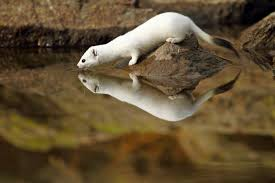
//> input picture Traitement/index.jpeg, 275 x 183 px
$ ./opencvHistograme   (built with g++ and OpenCV 4)
//> lines starting //> are read from the running program, lines starting //| are printed output that depends on the picture
/*
#include <cv.h>
#include <highgui.h> //affichage

cv::Mat image; //déclaration d'image
im= cv::imread("img.jpg", CV_LOAD_IMAGE_COLOR);*/ //lire fichier image en format couleur

/************************** EQUIVALENT ***********************/
#include <opencv2/opencv.hpp>
#include <highgui.h>
#include <stdio.h>

using namespace std;
using namespace cv;

int main(int argc, char *argv[])
{

	Mat im;
	im = imread("index.jpeg", CV_LOAD_IMAGE_COLOR); // CV_LOAD_IMAGE_COLOR = 1
//> im is the input picture: 183 rows x 275 cols, CV_8UC3; mean B, G, R 52.2, 80.7, 98.8

	if (!im.data){
		printf("No image Data");
		return -1;
	}

	//affichage de l'image
	namedWindow("MonImage", WINDOW_AUTOSIZE);	// containeur
	imshow("MonImage",im);				// affichage de l'image im

	uchar a = (uchar) im.at<uchar>(10,10); // renvoi la valeur de la couleur du pixel à (10,10)
//> a = 82
	uchar b = (uchar) im.at<Vec3b>(10,10)[1];
//> b = 88
	uchar c = (uchar) im.at<Vec3b>(10,10)[2];
//> c = 113
	uchar d = (uchar) im.at<Vec3b>(10,10)[0];
//> d = 48
	cout << (int)a << endl;// affiche sur la sortie standard, endl pour le retour à la ligne
//| 82
	cout << (int)b << endl;
//| 88
	cout << (int)c << endl;
//| 113
	cout << (int)d << endl;
//| 48

	printf("Histogramme\n");
	im = imread("index.jpeg", 0);//en noir et blanc
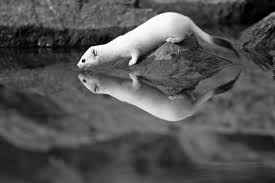
//> im: 183 rows x 275 cols, CV_8UC1; min 0, max 255, mean 82.9
	int tab[256];

	int i=0,j=0;

	for(i=0;i<256;i++){
		tab[i]=0;
	}

	for(i=0;i<im.size().height;i++){
		for(j=0;j<im.size().width;j++){

			tab[im.at<uchar>(i,j)]++;

		}
	}
//> after the loop, tab = 256 values, max 658 at index 84, min 16 at index 232, mean 196.6
	for(i=0;i<256;i++){
		for(j=0;j<tab[i];j++){
			printf("|");
		}
		printf("\n");
	}


	waitKey(0);
	return 0;
}
